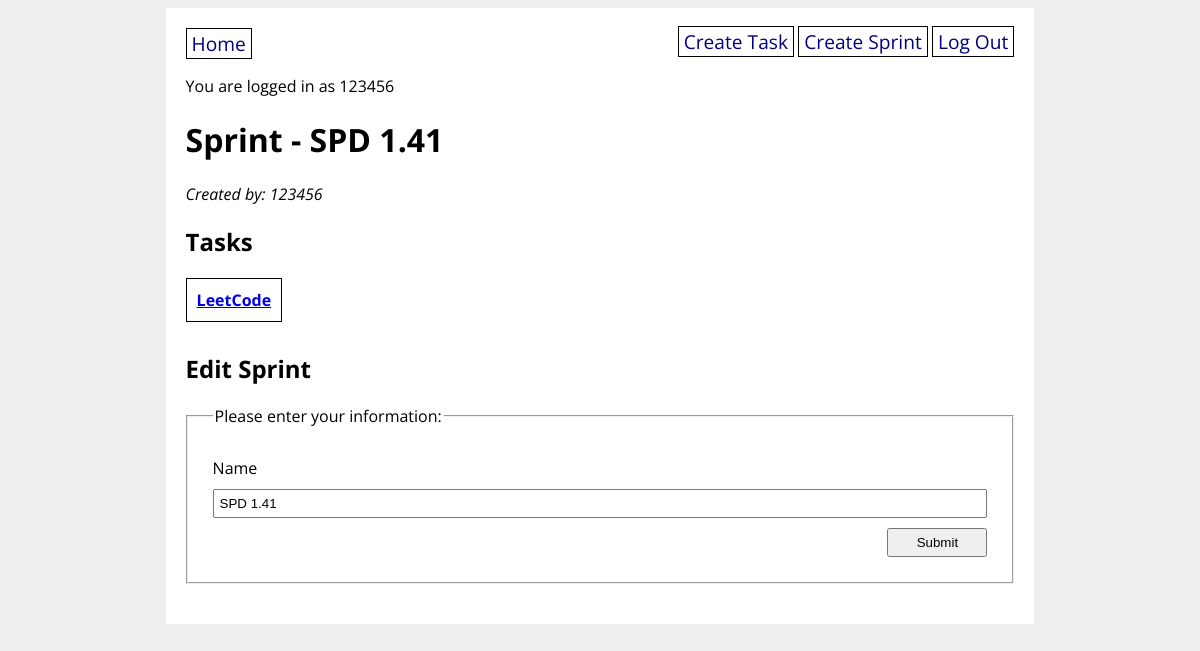
/sprint/2 (signed in), run on the app's committed database.
### final_app/models.py (models this page shows, shortened)
class User(UserMixin, db.Model):
    id = db.Column(db.Integer, primary_key=True)
    username = db.Column(db.String(20), nullable=False, unique=True)
    password = db.Column(db.String(200), nullable=False)

class Sprint(db.Model):
    id = db.Column(db.Integer, primary_key=True)
    name = db.Column(db.String(40), nullable=False)
    tasks = db.relationship("Task", back_populates="sprint")
    created_by_id = db.Column(db.Integer, db.ForeignKey("user.id"))
    created_by = db.relationship("User")

class Task(db.Model):
    id = db.Column(db.Integer, primary_key=True)
    title = db.Column(db.String(40), nullable=False)
    description = db.Column(db.String(400))
    difficulty = db.Column(
        db.Enum(TaskDifficulty), default=TaskDifficulty.MEDIUM
    )
    sprint_id = db.Column(
        db.Integer, db.ForeignKey("sprint.id"), nullable=False
    )
    sprint = db.relationship("Sprint", back_populates="tasks")
    created_by_id = db.Column(db.Integer, db.ForeignKey("user.id"))
    created_by = db.relationship("User")

### final_app/main/routes.py (the view)
@main.route("/sprint/<sprint_id>", methods=["GET", "POST"])
@login_required
def sprint_detail(sprint_id):
    sprint = Sprint.query.get(sprint_id)
    form = SprintForm(obj=sprint)
    if form.validate_on_submit():
        sprint.name = form.name.data
        db.session.commit()
        flash("Sprint succefully updated!")
    return render_template("sprint_detail.html", sprint=sprint, form=form)

### final_app/main/forms.py
class SprintForm(FlaskForm):
    name = StringField(
        label="Name", validators=[DataRequired(), Length(min=3, max=20)]
    )
    submit = SubmitField(label="Submit")

### final_app/__init__.py (called while the page is built)
@login_manager.user_loader
def load_user(user_id):
    return User.query.get(user_id)

### final_app/templates/sprint_detail.html (shortened to what this page needs)
{% extends 'base.html' %}
{% block content %}
<h1>Sprint - {{ sprint.name }}</h1>
<i>Created by: {{ sprint.created_by.username }}</i>
<h2>Tasks</h2>
<div class="items">
  {% for task in sprint.tasks %}
  <div class="store">
    <a href="/task/{{ task.id }}"><strong>{{ task.title }}</strong></a>
    <br>
  </div>
  {% endfor %}
</div>
<h2>Edit Sprint</h2>
<form method="POST" action="{{ url_for('main.sprint_detail', sprint_id=sprint.id) }}">
  <fieldset>
    <legend>Please enter your information:</legend>
    {{ form.name.label }}
    {{ form.name }}
    {{ form.submit}}
  </fieldset>
</form>
{% endblock %}

### final_app/templates/base.html (shortened to what this page needs)
<!DOCTYPE html>
<html>
<head>
  <link rel="stylesheet" href="/static/style.css">
</head>
<body>
  <div id="content">
    <nav>
      <a href="/">Home</a>
      <div>
        {% if current_user.is_authenticated %}
        <a href="/create_task">Create Task</a>
        <a href="/create_sprint">Create Sprint</a>
        <a href="/logout">Log Out</a>
        {% else %}
        <a href="/signup">Sign Up</a>
        <a href="/login">Log In</a>
        {% endif %}
      </div>
    </nav>
    {% if current_user.is_authenticated %}
    <p>You are logged in as {{ current_user.username }}</p>
    {% endif %}
    {% block content %}{% endblock %}
  </div>
</body>
</html>

### final_app/static/style.css (style rules this page uses)
body { display: flex; flex-direction: column; align-items: center; background-color: #eee; font-family: "Open Sans", sans-serif; }
#content { width: 70%; background-color: white; padding: 20px; }
nav { width: 100%; display: flex; flex-direction: row; justify-content: space-between; }
nav a { color: navy; text-decoration: none; border: 1px solid black; padding: 1px 5px; font-size: 1.2em; }
fieldset { display: flex; flex-direction: column; margin: 20px 0; padding: 20px; }
fieldset * { margin: 5px; }
fieldset input { padding: 5px; }
input[type="submit"] { width: 100px; align-self: flex-end; }
div.store { border: 1px solid black; padding: 10px; margin-bottom: 10px; }
div.items { display: flex; flex-direction: row; flex-wrap: wrap; }

### data on the page
User: username "123456", created_by.username "123456"
Sprint: name "SPD 1.41"
Task: title "LeetCode"
